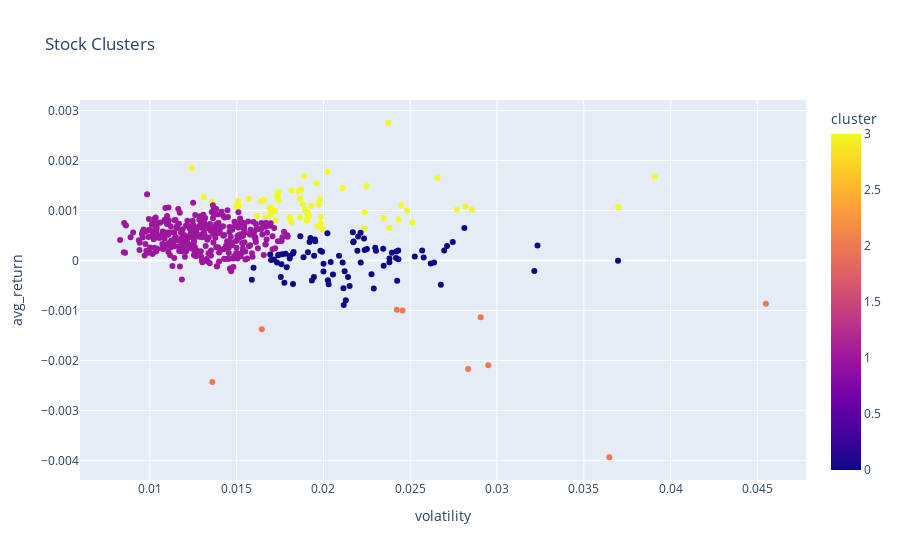

Notebook cell for this chart:
### Code cell
import plotly.express as px

fig = px.scatter(
    new.reset_index(),                    # reset_index so 'symbol' becomes a column
    x='volatility',
    y='avg_return',
    color='cluster',
    hover_data=['symbol'],                # shows stock symbol on hover
    title='Stock Clusters'
)

fig.show()

### Figure 1 — Plotly figure (JSON) as saved in the notebook; plotly's stock layout.template omitted (floating-point values rounded to 4 significant figures; data arrays with more than 128 entries replaced by an {"elided": "..."} marker saying what was removed)
{"data": [{"customdata": {"elided": "505x1 str values"}, "hovertemplate": "volatility=%{x}<br>avg_return=%{y}<br>symbol=%{customdata[0]}<br>cluster=%{marker.color}<extra></extra>", "legendgroup": "", "marker": {"color": {"elided": "505 int values"}, "coloraxis": "coloraxis", "symbol": "circle"}, "mode": "markers", "name": "", "orientation": "v", "showlegend": false, "type": "scatter", "x": {"elided": "505 float values"}, "xaxis": "x", "y": {"elided": "505 float values"}, "yaxis": "y"}], "layout": {"coloraxis": {"colorbar": {"title": {"text": "cluster"}}, "colorscale": [[0, "#0d0887"], [0.1111, "#46039f"], [0.2222, "#7201a8"], [0.3333, "#9c179e"], [0.4444, "#bd3786"], [0.5556, "#d8576b"], [0.6667, "#ed7953"], [0.7778, "#fb9f3a"], [0.8889, "#fdca26"], [1, "#f0f921"]]}, "legend": {"tracegroupgap": 0}, "title": {"text": "Stock Clusters"}, "xaxis": {"anchor": "y", "domain": [0, 1], "title": {"text": "volatility"}}, "yaxis": {"anchor": "x", "domain": [0, 1], "title": {"text": "avg_return"}}}}
